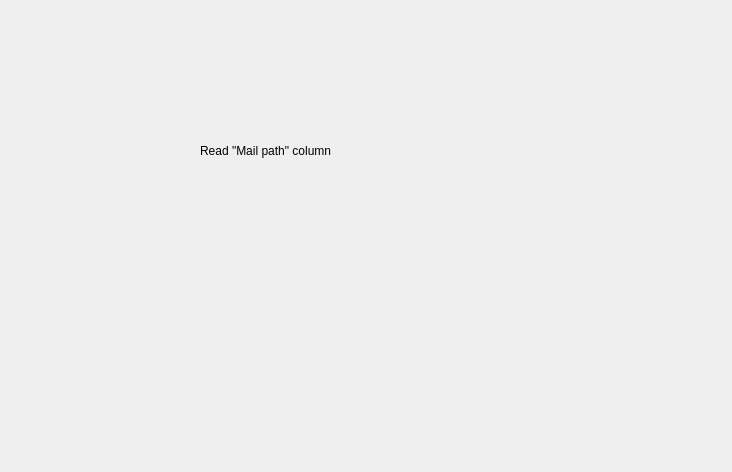
<?xml version="1.0" encoding="UTF-8"?>
<ui version="4.0">
 <class>Form</class>
 <widget class="QWidget" name="Form">
  <property name="geometry">
   <rect>
    <x>0</x>
    <y>0</y>
    <width>732</width>
    <height>472</height>
   </rect>
  </property>
  <property name="windowTitle">
   <string>Speech to Text</string>
  </property>
  <widget class="QLabel" name="label">
   <property name="geometry">
    <rect>
     <x>200</x>
     <y>130</y>
     <width>261</width>
     <height>41</height>
    </rect>
   </property>
   <property name="text">
    <string>Read "Mail path" column</string>
   </property>
  </widget>
 </widget>
 <resources/>
 <connections/>
</ui>
